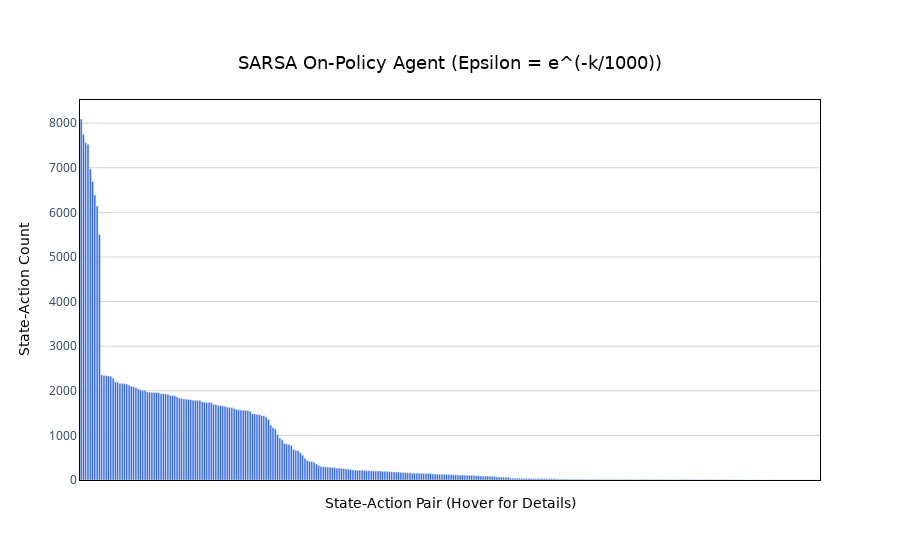

Here is the notebook cell this chart was saved with:
### Code cell
plot_state_action_counts(sarsa_agent_3.n_counter, "SARSA On-Policy Agent (Epsilon = e^(-k/1000))")

### Figure 1 — Plotly figure (JSON) as saved in the notebook; plotly's stock layout.template omitted (floating-point values rounded to 4 significant figures; data arrays with more than 128 entries replaced by an {"elided": "..."} marker saying what was removed)
{"data": [{"hoverinfo": "text", "hoverlabel": {"bgcolor": "rgba(60, 60, 60, 0.85)", "bordercolor": "rgba(60, 60, 60, 0.85)", "font": {"color": "white", "family": "DejaVu Sans, Arial, sans-serif"}}, "hovertext": {"elided": "324 str values"}, "marker": {"color": "#245cd4"}, "type": "bar", "x": {"elided": "324 str values"}, "y": {"elided": "324 int values"}}], "layout": {"plot_bgcolor": "white", "title": {"font": {"color": "black", "family": "DejaVu Sans, Arial, sans-serif", "size": 18}, "text": "SARSA On-Policy Agent (Epsilon = e^(-k/1000))", "x": 0.5, "xanchor": "center", "y": 0.9, "yanchor": "top"}, "xaxis": {"linecolor": "black", "linewidth": 1, "mirror": true, "showline": true, "tickmode": "array", "ticktext": [], "tickvals": [], "title": {"font": {"color": "black", "family": "DejaVu Sans, Arial, sans-serif", "size": 14}, "text": "State-Action Pair (Hover for Details)"}}, "yaxis": {"gridcolor": "lightgray", "gridwidth": 1, "linecolor": "black", "linewidth": 1, "mirror": true, "showgrid": true, "showline": true, "title": {"font": {"color": "black", "family": "DejaVu Sans, Arial, sans-serif", "size": 14}, "text": "State-Action Count"}}}}
